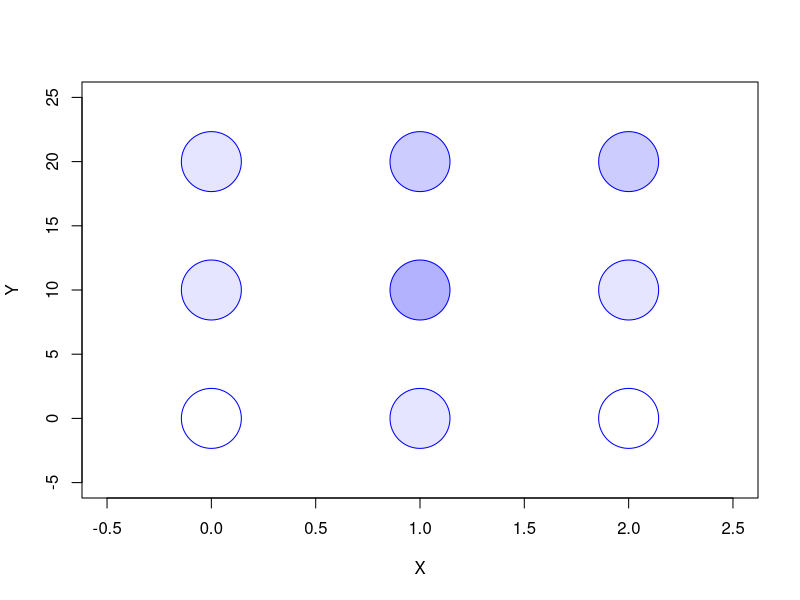
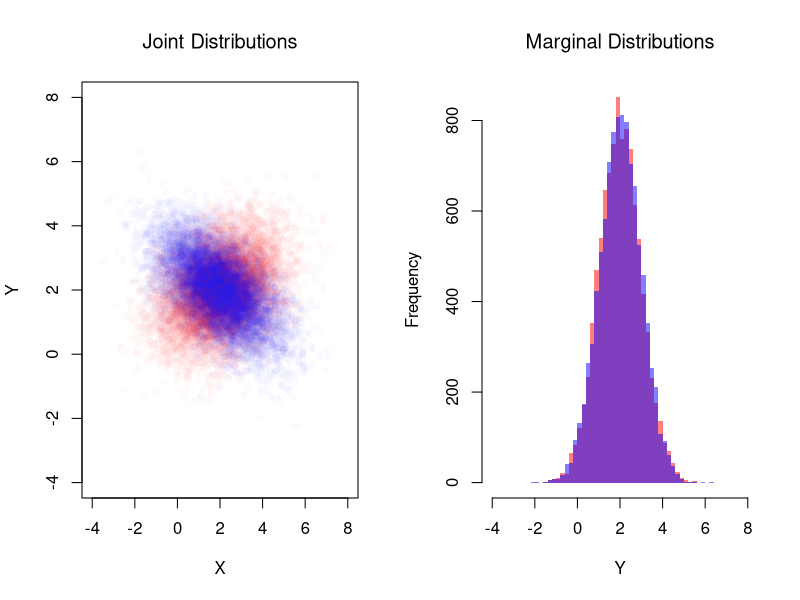
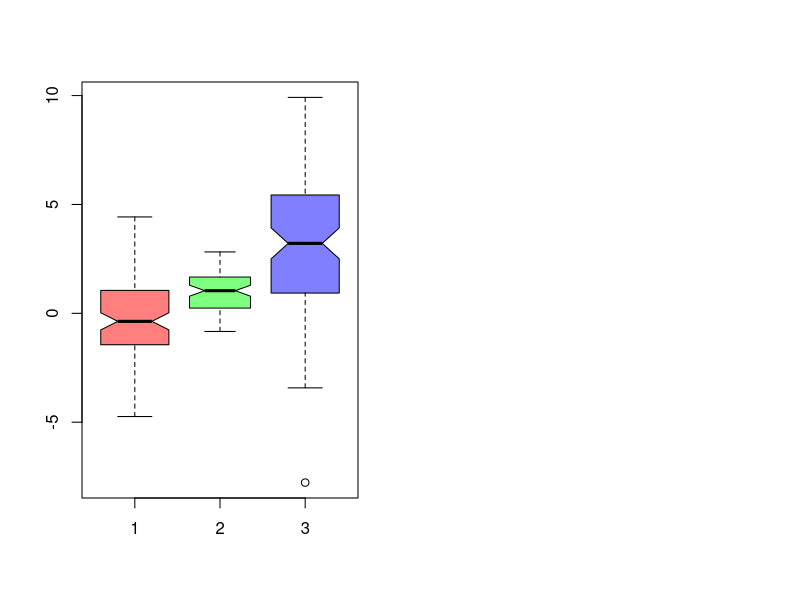

The R source for these figures, in order:
## ---- chunk 1
prob_table <- expand.grid(x=c(0, 1, 2), y=c(0, 10, 20))
prob_table[, 'probabilities'] <- c(
    0.0, 0.1, 0.0,
    0.1, 0.3, 0.1,
    0.1, 0.2, 0.2)
plot(prob_table[, 'x'], prob_table[, 'y'],
     xlim=c(-0.5, 2.5), ylim=c(-5, 25),
     pch=21, cex=8, col='blue',
     bg=rgb(0, 0, 1, prob_table[, 'probabilities']),
     xlab = 'X', ylab = 'Y')
## ---- chunk 2
# Create a 2x2 matrix for the joint distribution.
# Rows correspond to X1 (coin 1), and columns correspond to X2 (coin 2).
P_fair <- matrix(1/4, nrow = 2, ncol = 2)
rownames(P_fair) <- c('X1=0', 'X1=1')
colnames(P_fair) <- c('X2=0', 'X2=1')
P_fair

# Compute the marginal distributions.
# Marginal for X1: sum across columns.
P_X1 <- rowSums(P_fair)
P_X1
# Marginal for X2: sum across rows.
P_X2 <- colSums(P_fair)
P_X2

# Compute the conditional probabilities Prob(X2 | X1).
cond_X2_given_X1 <- matrix(0, nrow = 2, ncol = 2)
for (j in c(1, 2)) {
  cond_X2_given_X1[, j] <- P_fair[, j] / P_X1[j]
}
rownames(cond_X2_given_X1) <- c('X2=0', 'X2=1')
colnames(cond_X2_given_X1) <- c('given X1=0', 'given X1=1')
cond_X2_given_X1
## ---- chunk 3
# Create the joint distribution matrix for the unfair coin case.
P_unfair <- matrix(c(0.5, 0, 0, 0.5), nrow = 2, ncol = 2, byrow = TRUE)
rownames(P_unfair) <- c('X1=0', 'X1=1')
colnames(P_unfair) <- c('X2=0', 'X2=1')
P_unfair

# Compute the marginal distribution for X2 in the unfair case.
P_X2_unfair <- colSums(P_unfair)
P_X1_unfair <- rowSums(P_unfair)

# Compute the conditional probabilities Prob(X1 | X2) for the unfair coin.
cond_X2_given_X1_unfair <- matrix(NA, nrow = 2, ncol = 2)
for (j in c(1, 2)) {
  if (P_X1_unfair[j] > 0) {
    cond_X2_given_X1_unfair[, j] <- P_unfair[, j] / P_X1_unfair[j]
  }
}
rownames(cond_X2_given_X1_unfair) <- c('X2=0', 'X2=1')
colnames(cond_X2_given_X1_unfair) <- c('given X1=0', 'given X1=1')
cond_X2_given_X1_unfair
## ---- chunk 4
# Simulate Bivariate Data
N <- 10000
Mu <- c(2, 2) ## Means

Sigma1 <- matrix(c(2, -.8, -.8, 1), 2, 2) ## CoVariance Matrix
MVdat1 <- mvtnorm::rmvnorm(N, Mu, Sigma1)
colnames(MVdat1) <- c('X', 'Y')

Sigma2 <- matrix(c(2, .4, .4, 1), 2, 2) ## CoVariance Matrix
MVdat2 <- mvtnorm::rmvnorm(N, Mu, Sigma2)
colnames(MVdat2) <- c('X', 'Y')

par(mfrow=c(1, 2))
## Different diagonals
plot(MVdat2, col=rgb(1, 0, 0, 0.02), pch=16,
    main='Joint Distributions', font.main=1,
    ylim=c(-4, 8), xlim=c(-4, 8),
    xlab='X', ylab='Y')
points(MVdat1, col=rgb(0, 0, 1, 0.02), pch=16)
## Same marginal distributions
xbks <- seq(-4, 8, by=.2)
hist(MVdat2[, 2], col=rgb(1, 0, 0, 0.5),
    breaks=xbks, border=NA,
    xlab='Y',
    main='Marginal Distributions', font.main=1)
hist(MVdat1[, 2], col=rgb(0, 0, 1, 0.5),
    add=T, breaks=xbks, border=NA)
## ---- chunk 5
# Verify Bayes' theorem for the unfair coin case:
# Compute Prob(X1=1 | X2=1) using the formula:
#   Prob(X1=1 | X2=1) = [Prob(X2=1 | X1=1) * Prob(X1=1)] / Prob(X2=1)

P_X1_1 <- 0.5
P_X2_1_given_X1_1 <- 1  # Since coin 2 copies coin 1.
P_X2_1 <- P_X2_unfair['X2=1']

bayes_result <- (P_X2_1_given_X1_1 * P_X1_1) / P_X2_1
bayes_result
## ---- chunk 6
# Make a Probability Table
x <- c(0, 1, 2)
y <- c(0, 10, 20)
xy_probs <- matrix(c(
    0.0, 0.1, 0.0,
    0.1, 0.3, 0.1,
    0.1, 0.1, 0.2
), nrow=3, ncol=3, byrow=TRUE)
rownames(xy_probs) <- paste0('y=', y)
colnames(xy_probs) <-  paste0('x=', x)
xy_probs

# Compute Marginals and Means
pX  <- colSums(xy_probs)
pY  <- rowSums(xy_probs)
EX  <- sum(x * pX)
EY  <- sum(y * pY)

# Compute Covariance
dxy_grid <- expand.grid(dy=y-EY, dx=x-EX)[, c(2, 1)]
dxy_grid[, 'p'] <- as.vector(xy_probs)
dxy_grid[, 'contribution'] <- dxy_grid[, 'dx'] * dxy_grid[, 'dy'] * dxy_grid[, 'p']
CovXY <- sum(dxy_grid[, 'contribution'])
CovXY

# Compute Variances
VX <- sum( (x-EX)^2 * pX)
SX <- sqrt(VX)
VY <- sum( (y-EY)^2 * pY)
SY <- sqrt(VY)

# Compute Correlation
CorXY <- CovXY / (SX * SY)
CorXY
## ---- chunk 7
# Sample 1 (e.g., males)
n1 <- 100
Y1 <- rnorm(n1, 0, 2)
#hist(Y1, freq=F, main='Sample 1')

# Sample 2 (e.g., females)
n2 <- 80
Y2 <- rnorm(n2, 1, 1)
#hist(Y2, freq=F, main='Sample 2')

t.test(Y1, Y2, var.equal=F)
## ---- chunk 8
Y3 <- rnorm(n1, 3, 3)

boxplot(Y1, Y2, Y3,
    col=c(
        rgb(1, 0, 0, .5),
        rgb(0, 1, 0, .5),
        rgb(0, 0, 1, .5)),
    notch=T,
    varwidth=T)
